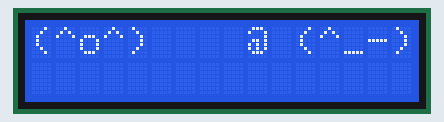
Bench run of a sketch on a simulated Arduino Uno, built with avr-gcc and run on an emulated ATmega328P. Parts: 16×2 character LCD.

Above: at 0.1 s.
At 1.1 s:
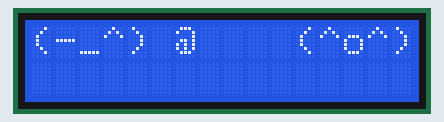

Measured:
- what the display in image 1 shows lasts 1.0 s, from 1.1 s to 2.1 s

The sketch:

Lcd_Icon.ino
```cpp
#include <Wire.h>
#include <LiquidCrystal_I2C.h>

LiquidCrystal_I2C lcd(0x3F, 16, 2);

void setup()
{
  Serial.begin(9600);

  lcd.begin();
  lcd.backlight();
}

void loop() {
  lcd.print("(^o^)    @ (^_-)");
  delay(1000);
  lcd.home();
  lcd.clear();

  lcd.print("(-_^) @    (^o^)");
  delay(1000);
  lcd.home();
  lcd.clear();

}
```
